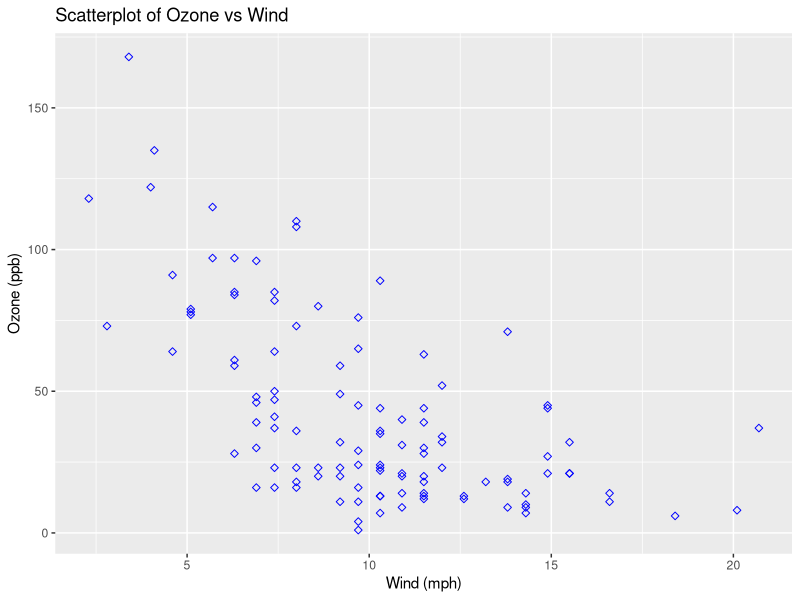
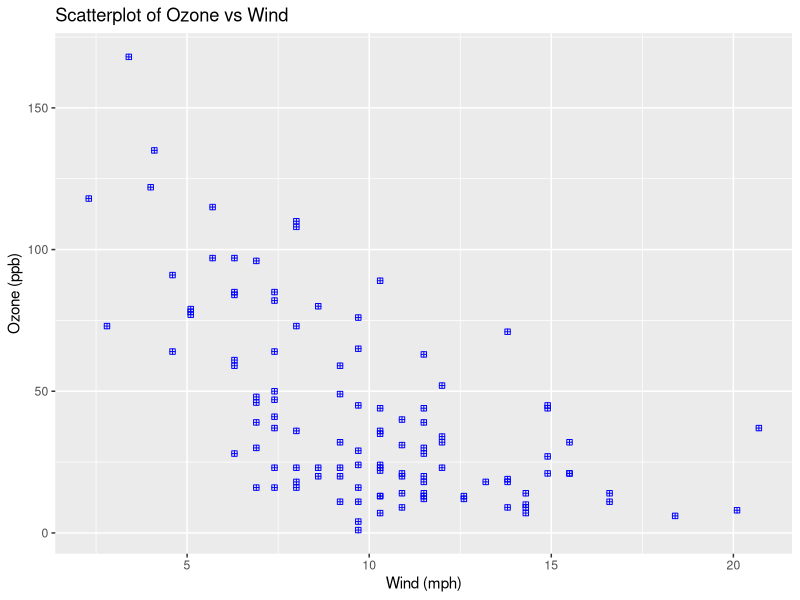
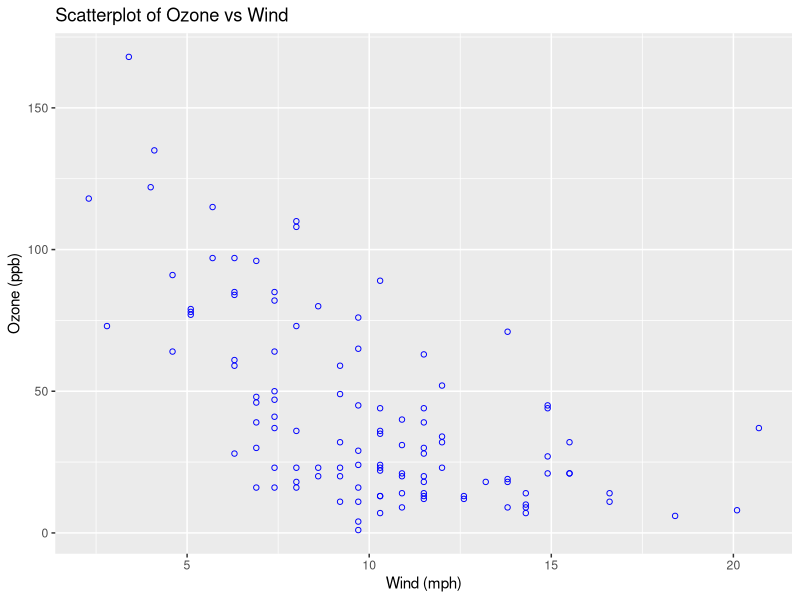
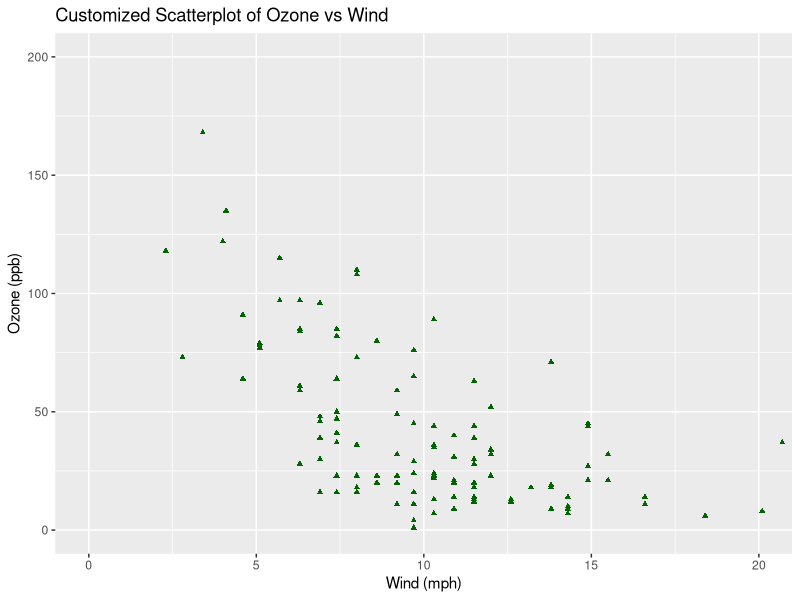
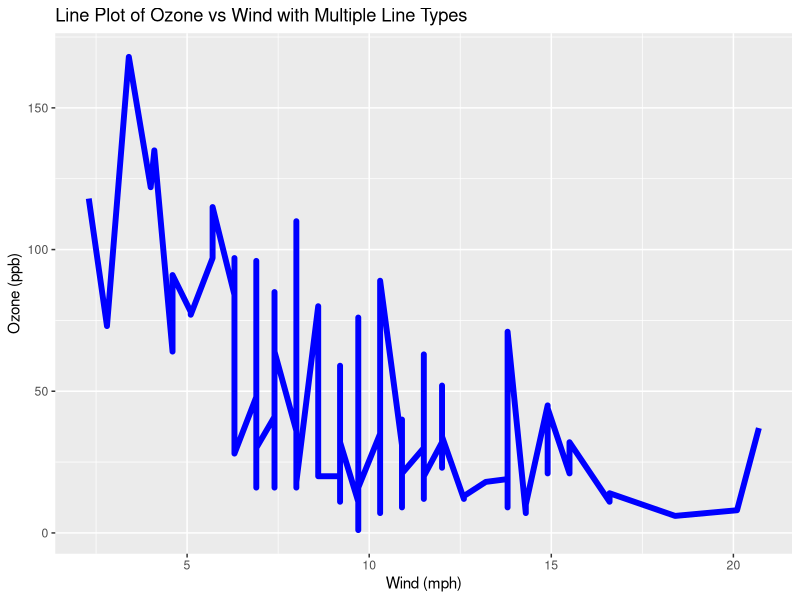
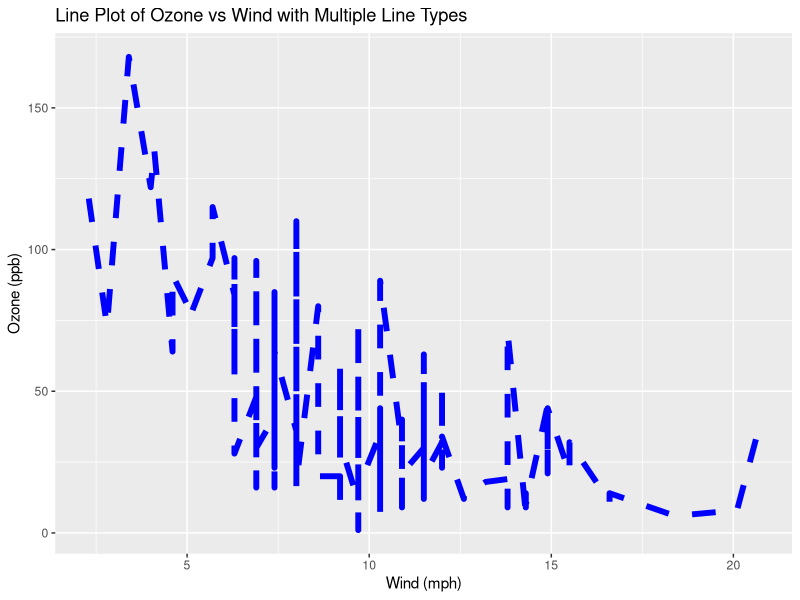
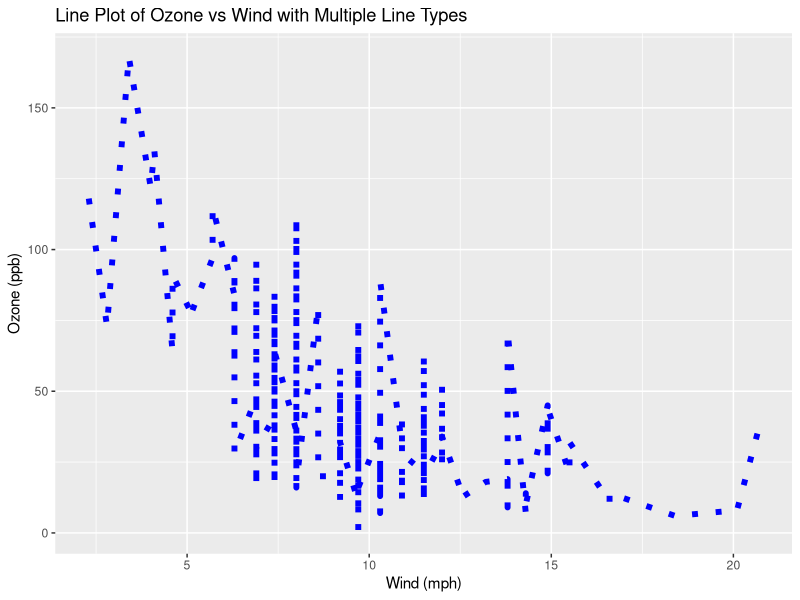
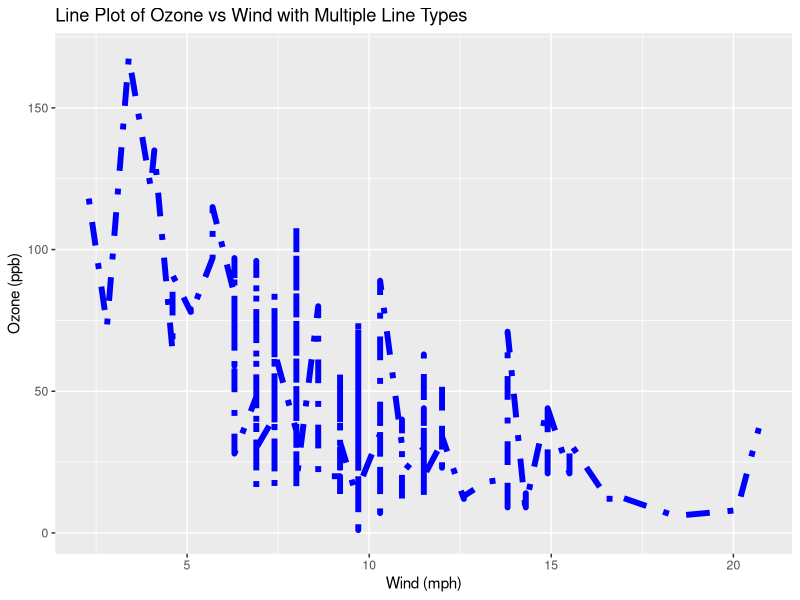

The R script that drew these images, in order:
View(airquality)

dim(airquality)

names(airquality)

library(tidyverse)

# Q1
airquality %>%
  drop_na() %>%
    ggplot(aes(x = Wind, y = Ozone)) +
    geom_point(col = "blue", shape = 5) +
    labs(x = "Wind (mph)", y = "Ozone (ppb)", title = "Scatterplot of Ozone vs Wind")

airquality %>%
  drop_na() %>%
    ggplot(aes(x = Wind, y = Ozone)) +
    geom_point(col = "blue", shape = 12) +
    labs(x = "Wind (mph)", y = "Ozone (ppb)", title = "Scatterplot of Ozone vs Wind")

airquality %>%
  drop_na() %>%
    ggplot(aes(x = Wind, y = Ozone)) +
    geom_point(col = "blue", shape = 21) +
    labs(x = "Wind (mph)", y = "Ozone (ppb)", title = "Scatterplot of Ozone vs Wind")

# Q2
airquality %>%
  drop_na() %>%
    ggplot(aes(x = Wind, y = Ozone)) +
    geom_point(col = "darkgreen", shape = 17, size = 1.3) +
    labs(x = "Wind (mph)", y = "Ozone (ppb)", title = "Customized Scatterplot of Ozone vs Wind") +
    coord_cartesian(xlim = c(0, 20), ylim = c(0, 200))


# Q3
df1 <- airquality %>%
        drop_na()

View(df1)

for (i in 1:(length(df1$Wind)-1)) {
  for (j in (i+1):length(df1$Wind)) {
    if(df1[i, 3] > df1[j, 3]){
      temp <- df1[i, ]
      df1[i, ] <- df1[j, ]
      df1[j, ] <- temp
    }
  }
}

View(df1)

df1 %>%
  ggplot(aes(x = Wind, y = Ozone)) +
  geom_line(lty = 1, linewidth = 2, col = "blue") +
  labs(x = "Wind (mph)", y = "Ozone (ppb)", title = "Line Plot of Ozone vs Wind with Multiple Line Types")

df1 %>%
  ggplot(aes(x = Wind, y = Ozone)) +
  geom_line(lty = 2, linewidth = 2, col = "blue") +
  labs(x = "Wind (mph)", y = "Ozone (ppb)", title = "Line Plot of Ozone vs Wind with Multiple Line Types")

df1 %>%
  ggplot(aes(x = Wind, y = Ozone)) +
  geom_line(lty = 3, linewidth = 2, col = "blue") +
  labs(x = "Wind (mph)", y = "Ozone (ppb)", title = "Line Plot of Ozone vs Wind with Multiple Line Types")

df1 %>%
  ggplot(aes(x = Wind, y = Ozone)) +
  geom_line(lty = 4, linewidth = 2, col = "blue") +
  labs(x = "Wind (mph)", y = "Ozone (ppb)", title = "Line Plot of Ozone vs Wind with Multiple Line Types")

df1 %>%
  ggplot(aes(x = Wind, y = Ozone)) +
  geom_line(lty = 5, linewidth = 2, col = "blue") +
  labs(x = "Wind (mph)", y = "Ozone (ppb)", title = "Line Plot of Ozone vs Wind with Multiple Line Types")

# Q4
airquality %>%
  drop_na() %>%
    ggplot(aes(x = Temp, y = Solar.R)) +
    geom_point(col = "red", shape = 16) +
    labs(x = "Temperature (F)", y = "Solar Radiation (lang)", title = "Scatter Plot of Temperature vs Solar Radiation")
